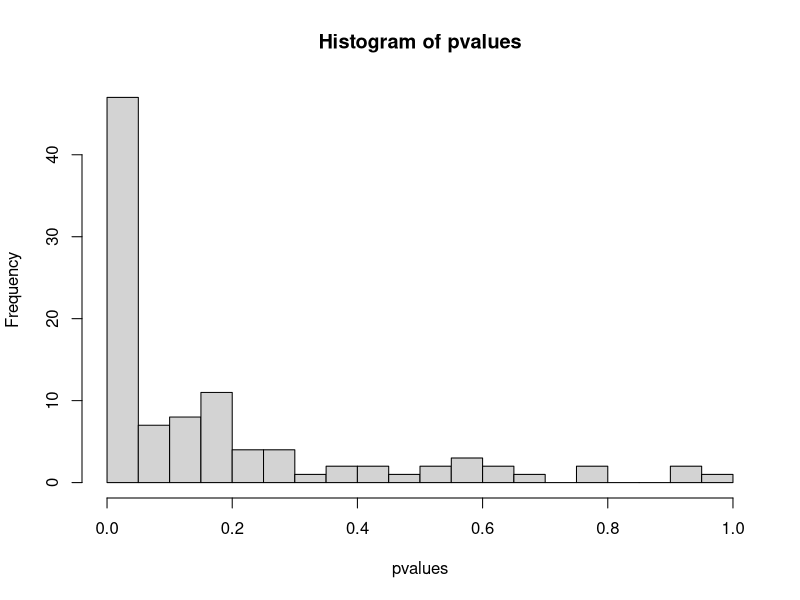

Generate this figure with R: (Note: this script raises an error after producing the figure.)
## ---- chunk 1
samplesize <- 200 # Sample size of each group
meanX <- 50
meanY <- 51
sdX <- 5 # Population Parameters
sdY <- 5
pvalues <- vector(length=100)
effectSize <- abs(meanX - meanY) / sqrt( ((sdX*sdX)+(sdY*sdY)) / 2 )
effectSize

for(i in 1:100){ # 100 Different Studies are performed
	x <- rnorm(samplesize, meanX, sdX) # Each study takes a sample from each pop group
	y <- rnorm(samplesize, meanY, sdY)
	
	p <- t.test(x,y, PAIRED=FALSE) # Each study performs a test
	
	pvalues[i] <- p$p.value
}

hist(pvalues, breaks=20)
length(pvalues[pvalues<0.05]) # How many studies achieved stat significance/ true positive
## ---- chunk 2
power.t.test(power = .80, delta = 0.5, type="two.sample")
## ---- chunk 3
plot(rundata$FirstRun, rundata$SecondRun)
reg1 <- lm( rundata$SecondRun ~ rundata$FirstRun)
abline(reg1)
title("Scatter plot with regression line")
## ---- chunk 4
cor(rundata$FirstRun, rundata$SecondRun)
## ---- chunk 5
cor.test(rundata$FirstRun, rundata$SecondRun)
## ---- chunk 6
rundata$runDiff <- rundata$SecondRun - rundata$FirstRun
## ---- chunk 7
y <- rundata$FirstRun[rundata$FirstRun > 30] 
length(y)

length( rundata$FirstRun[rundata$FirstRun > 30])
## ---- chunk 8
x <- rundata$runDiff[rundata$runDiff >= 1] 
length(x)

x <- rundata$runDiff[rundata$runDiff < 0] 
length(x)
## ---- chunk 9
t.test(rundata$FirstRun, rundata$SecondRun, paired=TRUE)
